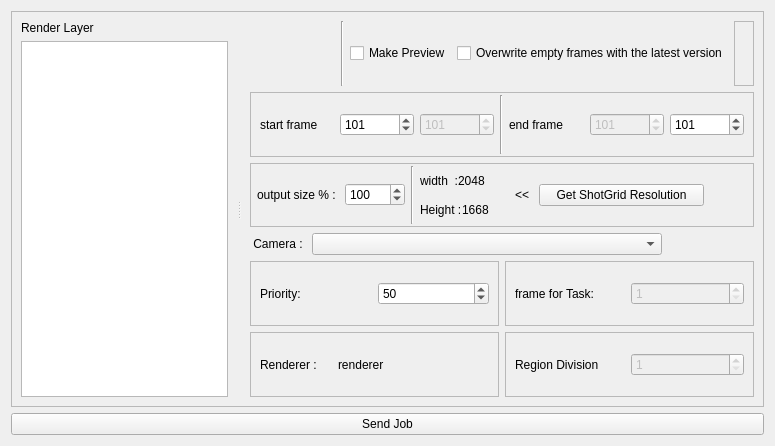
<?xml version="1.0" encoding="UTF-8"?>
<ui version="4.0">
 <class>render_widgets</class>
 <widget class="QWidget" name="render_widgets">
  <property name="geometry">
   <rect>
    <x>0</x>
    <y>0</y>
    <width>775</width>
    <height>446</height>
   </rect>
  </property>
  <property name="minimumSize">
   <size>
    <width>0</width>
    <height>446</height>
   </size>
  </property>
  <property name="windowTitle">
   <string>DeadlineRenderJob</string>
  </property>
  <layout class="QVBoxLayout" name="verticalLayout">
   <item>
    <widget class="QFrame" name="frame_3">
     <property name="minimumSize">
      <size>
       <width>0</width>
       <height>0</height>
      </size>
     </property>
     <property name="frameShape">
      <enum>QFrame::StyledPanel</enum>
     </property>
     <property name="frameShadow">
      <enum>QFrame::Raised</enum>
     </property>
     <layout class="QVBoxLayout" name="verticalLayout_2">
      <property name="leftMargin">
       <number>0</number>
      </property>
      <property name="topMargin">
       <number>0</number>
      </property>
      <property name="rightMargin">
       <number>0</number>
      </property>
      <property name="bottomMargin">
       <number>0</number>
      </property>
      <item>
       <widget class="QSplitter" name="splitter_2">
        <property name="enabled">
         <bool>true</bool>
        </property>
        <property name="sizePolicy">
         <sizepolicy hsizetype="Preferred" vsizetype="Preferred">
          <horstretch>0</horstretch>
          <verstretch>0</verstretch>
         </sizepolicy>
        </property>
        <property name="orientation">
         <enum>Qt::Horizontal</enum>
        </property>
        <property name="opaqueResize">
         <bool>true</bool>
        </property>
        <widget class="QFrame" name="frame_5">
         <property name="sizePolicy">
          <sizepolicy hsizetype="Expanding" vsizetype="Expanding">
           <horstretch>0</horstretch>
           <verstretch>0</verstretch>
          </sizepolicy>
         </property>
         <property name="minimumSize">
          <size>
           <width>200</width>
           <height>0</height>
          </size>
         </property>
         <property name="maximumSize">
          <size>
           <width>16777215</width>
           <height>16777215</height>
          </size>
         </property>
         <property name="frameShape">
          <enum>QFrame::NoFrame</enum>
         </property>
         <property name="frameShadow">
          <enum>QFrame::Raised</enum>
         </property>
         <layout class="QVBoxLayout" name="verticalLayout_4">
          <item>
           <widget class="QLabel" name="label_4">
            <property name="text">
             <string>Render Layer</string>
            </property>
           </widget>
          </item>
          <item>
           <widget class="QListView" name="render_layer_lv">
            <property name="sizePolicy">
             <sizepolicy hsizetype="Expanding" vsizetype="Expanding">
              <horstretch>0</horstretch>
              <verstretch>0</verstretch>
             </sizepolicy>
            </property>
            <property name="font">
             <font>
              <pointsize>11</pointsize>
             </font>
            </property>
            <property name="editTriggers">
             <set>QAbstractItemView::CurrentChanged|QAbstractItemView::EditKeyPressed</set>
            </property>
            <property name="alternatingRowColors">
             <bool>true</bool>
            </property>
            <property name="selectionMode">
             <enum>QAbstractItemView::NoSelection</enum>
            </property>
            <property name="viewMode">
             <enum>QListView::ListMode</enum>
            </property>
            <property name="modelColumn">
             <number>0</number>
            </property>
            <property name="selectionRectVisible">
             <bool>true</bool>
            </property>
           </widget>
          </item>
         </layout>
        </widget>
        <widget class="QFrame" name="frame_6">
         <property name="sizePolicy">
          <sizepolicy hsizetype="Fixed" vsizetype="Expanding">
           <horstretch>0</horstretch>
           <verstretch>0</verstretch>
          </sizepolicy>
         </property>
         <property name="minimumSize">
          <size>
           <width>0</width>
           <height>0</height>
          </size>
         </property>
         <property name="maximumSize">
          <size>
           <width>550</width>
           <height>16777215</height>
          </size>
         </property>
         <property name="frameShape">
          <enum>QFrame::NoFrame</enum>
         </property>
         <property name="frameShadow">
          <enum>QFrame::Raised</enum>
         </property>
         <layout class="QVBoxLayout" name="verticalLayout_5">
          <item>
           <layout class="QHBoxLayout" name="horizontalLayout_2">
            <item>
             <spacer name="horizontalSpacer_2">
              <property name="orientation">
               <enum>Qt::Horizontal</enum>
              </property>
              <property name="sizeHint" stdset="0">
               <size>
                <width>40</width>
                <height>20</height>
               </size>
              </property>
             </spacer>
            </item>
            <item>
             <widget class="Line" name="line_4">
              <property name="orientation">
               <enum>Qt::Vertical</enum>
              </property>
             </widget>
            </item>
            <item>
             <widget class="QCheckBox" name="MakePreviewCheckBox">
              <property name="text">
               <string>Make Preview</string>
              </property>
             </widget>
            </item>
            <item>
             <widget class="QCheckBox" name="OverWriteLatestVersionCheckBox">
              <property name="text">
               <string>Overwrite empty frames with the latest version</string>
              </property>
             </widget>
            </item>
            <item>
             <widget class="QFrame" name="frame_10">
              <property name="frameShape">
               <enum>QFrame::StyledPanel</enum>
              </property>
              <property name="frameShadow">
               <enum>QFrame::Raised</enum>
              </property>
              <layout class="QHBoxLayout" name="horizontalLayout_13">
               <property name="topMargin">
                <number>2</number>
               </property>
               <property name="bottomMargin">
                <number>2</number>
               </property>
              </layout>
             </widget>
            </item>
           </layout>
          </item>
          <item>
           <widget class="QFrame" name="frame">
            <property name="frameShape">
             <enum>QFrame::StyledPanel</enum>
            </property>
            <property name="frameShadow">
             <enum>QFrame::Raised</enum>
            </property>
            <layout class="QHBoxLayout" name="horizontalLayout_3">
             <property name="topMargin">
              <number>2</number>
             </property>
             <property name="bottomMargin">
              <number>2</number>
             </property>
             <item>
              <widget class="QLabel" name="label_2">
               <property name="text">
                <string>start frame</string>
               </property>
              </widget>
             </item>
             <item>
              <widget class="QSpinBox" name="cutin_frame_spb">
               <property name="enabled">
                <bool>true</bool>
               </property>
               <property name="minimum">
                <number>1</number>
               </property>
               <property name="maximum">
                <number>99999999</number>
               </property>
               <property name="value">
                <number>101</number>
               </property>
              </widget>
             </item>
             <item>
              <widget class="QSpinBox" name="start_frame_spb">
               <property name="enabled">
                <bool>false</bool>
               </property>
               <property name="minimum">
                <number>1</number>
               </property>
               <property name="maximum">
                <number>999999999</number>
               </property>
               <property name="value">
                <number>101</number>
               </property>
              </widget>
             </item>
             <item>
              <widget class="Line" name="line">
               <property name="orientation">
                <enum>Qt::Vertical</enum>
               </property>
              </widget>
             </item>
             <item>
              <widget class="QLabel" name="label_3">
               <property name="text">
                <string>end frame</string>
               </property>
              </widget>
             </item>
             <item>
              <widget class="QSpinBox" name="end_frame_spb">
               <property name="enabled">
                <bool>false</bool>
               </property>
               <property name="frame">
                <bool>true</bool>
               </property>
               <property name="buttonSymbols">
                <enum>QAbstractSpinBox::UpDownArrows</enum>
               </property>
               <property name="minimum">
                <number>1</number>
               </property>
               <property name="maximum">
                <number>99999999</number>
               </property>
               <property name="value">
                <number>101</number>
               </property>
              </widget>
             </item>
             <item>
              <widget class="QSpinBox" name="cutout_frame_spb">
               <property name="enabled">
                <bool>true</bool>
               </property>
               <property name="maximum">
                <number>9999999</number>
               </property>
               <property name="value">
                <number>101</number>
               </property>
              </widget>
             </item>
            </layout>
           </widget>
          </item>
          <item>
           <widget class="QFrame" name="frame_7">
            <property name="frameShape">
             <enum>QFrame::StyledPanel</enum>
            </property>
            <property name="frameShadow">
             <enum>QFrame::Raised</enum>
            </property>
            <layout class="QHBoxLayout" name="horizontalLayout_7">
             <property name="leftMargin">
              <number>6</number>
             </property>
             <property name="topMargin">
              <number>2</number>
             </property>
             <property name="bottomMargin">
              <number>2</number>
             </property>
             <item>
              <widget class="QLabel" name="label_7">
               <property name="maximumSize">
                <size>
                 <width>99</width>
                 <height>16777215</height>
                </size>
               </property>
               <property name="text">
                <string>output size % : </string>
               </property>
              </widget>
             </item>
             <item>
              <widget class="QSpinBox" name="output_size_percent_spb">
               <property name="minimumSize">
                <size>
                 <width>60</width>
                 <height>0</height>
                </size>
               </property>
               <property name="minimum">
                <number>10</number>
               </property>
               <property name="maximum">
                <number>200</number>
               </property>
               <property name="singleStep">
                <number>5</number>
               </property>
               <property name="value">
                <number>100</number>
               </property>
              </widget>
             </item>
             <item>
              <widget class="Line" name="line_2">
               <property name="orientation">
                <enum>Qt::Vertical</enum>
               </property>
              </widget>
             </item>
             <item>
              <layout class="QVBoxLayout" name="verticalLayout_8">
               <property name="spacing">
                <number>0</number>
               </property>
               <property name="leftMargin">
                <number>0</number>
               </property>
               <property name="bottomMargin">
                <number>0</number>
               </property>
               <item>
                <layout class="QHBoxLayout" name="horizontalLayout_10">
                 <item>
                  <widget class="QLabel" name="label">
                   <property name="text">
                    <string>width  :</string>
                   </property>
                  </widget>
                 </item>
                 <item>
                  <widget class="QLabel" name="output_size_width_lb">
                   <property name="text">
                    <string>2048</string>
                   </property>
                  </widget>
                 </item>
                 <item>
                  <spacer name="horizontalSpacer_4">
                   <property name="orientation">
                    <enum>Qt::Horizontal</enum>
                   </property>
                   <property name="sizeHint" stdset="0">
                    <size>
                     <width>20</width>
                     <height>20</height>
                    </size>
                   </property>
                  </spacer>
                 </item>
                </layout>
               </item>
               <item>
                <layout class="QHBoxLayout" name="horizontalLayout_5">
                 <property name="bottomMargin">
                  <number>0</number>
                 </property>
                 <item>
                  <widget class="QLabel" name="label_11">
                   <property name="text">
                    <string>Height :</string>
                   </property>
                  </widget>
                 </item>
                 <item>
                  <widget class="QLabel" name="output_size_height_lb">
                   <property name="text">
                    <string>1668</string>
                   </property>
                  </widget>
                 </item>
                 <item>
                  <spacer name="horizontalSpacer_5">
                   <property name="orientation">
                    <enum>Qt::Horizontal</enum>
                   </property>
                   <property name="sizeHint" stdset="0">
                    <size>
                     <width>20</width>
                     <height>20</height>
                    </size>
                   </property>
                  </spacer>
                 </item>
                </layout>
               </item>
              </layout>
             </item>
             <item>
              <widget class="QLabel" name="label_5">
               <property name="text">
                <string> &lt;&lt; </string>
               </property>
              </widget>
             </item>
             <item>
              <widget class="QPushButton" name="sg_resolution_pushButton">
               <property name="minimumSize">
                <size>
                 <width>165</width>
                 <height>0</height>
                </size>
               </property>
               <property name="text">
                <string>Get ShotGrid Resolution</string>
               </property>
              </widget>
             </item>
             <item>
              <spacer name="horizontalSpacer_7">
               <property name="orientation">
                <enum>Qt::Horizontal</enum>
               </property>
               <property name="sizeHint" stdset="0">
                <size>
                 <width>40</width>
                 <height>20</height>
                </size>
               </property>
              </spacer>
             </item>
            </layout>
           </widget>
          </item>
          <item>
           <layout class="QHBoxLayout" name="horizontalLayout_4">
            <item>
             <widget class="QLabel" name="label_24">
              <property name="text">
               <string> Camera : </string>
              </property>
             </widget>
            </item>
            <item>
             <widget class="QComboBox" name="cam_comboBox">
              <property name="minimumSize">
               <size>
                <width>350</width>
                <height>0</height>
               </size>
              </property>
             </widget>
            </item>
            <item>
             <spacer name="horizontalSpacer_6">
              <property name="orientation">
               <enum>Qt::Horizontal</enum>
              </property>
              <property name="sizeHint" stdset="0">
               <size>
                <width>20</width>
                <height>20</height>
               </size>
              </property>
             </spacer>
            </item>
           </layout>
          </item>
          <item>
           <layout class="QHBoxLayout" name="horizontalLayout_14">
            <item>
             <widget class="QFrame" name="frame_8">
              <property name="frameShape">
               <enum>QFrame::StyledPanel</enum>
              </property>
              <property name="frameShadow">
               <enum>QFrame::Raised</enum>
              </property>
              <layout class="QHBoxLayout" name="horizontalLayout_8">
               <property name="topMargin">
                <number>2</number>
               </property>
               <property name="bottomMargin">
                <number>2</number>
               </property>
               <item>
                <widget class="QLabel" name="label_12">
                 <property name="text">
                  <string>Priority: </string>
                 </property>
                </widget>
               </item>
               <item>
                <widget class="QSpinBox" name="priority_spbox">
                 <property name="maximum">
                  <number>1000</number>
                 </property>
                 <property name="value">
                  <number>50</number>
                 </property>
                </widget>
               </item>
              </layout>
             </widget>
            </item>
            <item>
             <widget class="QFrame" name="frame_9">
              <property name="frameShape">
               <enum>QFrame::StyledPanel</enum>
              </property>
              <property name="frameShadow">
               <enum>QFrame::Raised</enum>
              </property>
              <layout class="QHBoxLayout" name="horizontalLayout_9">
               <property name="topMargin">
                <number>2</number>
               </property>
               <property name="bottomMargin">
                <number>2</number>
               </property>
               <item>
                <widget class="QLabel" name="label_9">
                 <property name="maximumSize">
                  <size>
                   <width>110</width>
                   <height>16777215</height>
                  </size>
                 </property>
                 <property name="text">
                  <string>frame for Task: </string>
                 </property>
                </widget>
               </item>
               <item>
                <widget class="QSpinBox" name="frame_for_task_spb">
                 <property name="enabled">
                  <bool>false</bool>
                 </property>
                 <property name="minimum">
                  <number>1</number>
                 </property>
                </widget>
               </item>
              </layout>
             </widget>
            </item>
           </layout>
          </item>
          <item>
           <layout class="QHBoxLayout" name="horizontalLayout_16">
            <property name="leftMargin">
             <number>0</number>
            </property>
            <item>
             <widget class="QFrame" name="mr_frame">
              <property name="frameShape">
               <enum>QFrame::StyledPanel</enum>
              </property>
              <property name="frameShadow">
               <enum>QFrame::Raised</enum>
              </property>
              <layout class="QHBoxLayout" name="horizontalLayout_11">
               <property name="topMargin">
                <number>2</number>
               </property>
               <property name="bottomMargin">
                <number>2</number>
               </property>
               <item>
                <widget class="QLabel" name="label_6">
                 <property name="text">
                  <string>Renderer : </string>
                 </property>
                </widget>
               </item>
               <item>
                <widget class="QLabel" name="renderer_lb">
                 <property name="text">
                  <string>renderer</string>
                 </property>
                </widget>
               </item>
               <item>
                <widget class="QLabel" name="label_5_empty">
                 <property name="text">
                  <string/>
                 </property>
                </widget>
               </item>
              </layout>
             </widget>
            </item>
            <item>
             <widget class="QFrame" name="frame_13">
              <property name="frameShape">
               <enum>QFrame::StyledPanel</enum>
              </property>
              <property name="frameShadow">
               <enum>QFrame::Raised</enum>
              </property>
              <layout class="QHBoxLayout" name="horizontalLayout_18">
               <property name="topMargin">
                <number>2</number>
               </property>
               <property name="bottomMargin">
                <number>2</number>
               </property>
               <item>
                <widget class="QLabel" name="label_10">
                 <property name="maximumSize">
                  <size>
                   <width>110</width>
                   <height>16777215</height>
                  </size>
                 </property>
                 <property name="text">
                  <string>Region Division</string>
                 </property>
                </widget>
               </item>
               <item>
                <widget class="QSpinBox" name="render_division_spb">
                 <property name="enabled">
                  <bool>false</bool>
                 </property>
                 <property name="minimum">
                  <number>1</number>
                 </property>
                 <property name="maximum">
                  <number>100</number>
                 </property>
                </widget>
               </item>
              </layout>
             </widget>
            </item>
           </layout>
          </item>
         </layout>
        </widget>
       </widget>
      </item>
     </layout>
    </widget>
   </item>
   <item>
    <widget class="QPushButton" name="send_job_btn">
     <property name="text">
      <string>Send Job</string>
     </property>
    </widget>
   </item>
  </layout>
 </widget>
 <resources>
  <include location="../reference/img/img.qrc"/>
 </resources>
 <connections/>
</ui>
